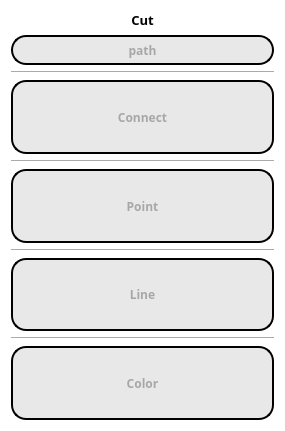
<?xml version="1.0" encoding="UTF-8"?>
<ui version="4.0">
 <class>CutForm</class>
 <widget class="QWidget" name="CutForm">
  <property name="geometry">
   <rect>
    <x>0</x>
    <y>0</y>
    <width>285</width>
    <height>431</height>
   </rect>
  </property>
  <property name="sizePolicy">
   <sizepolicy hsizetype="Preferred" vsizetype="Preferred">
    <horstretch>0</horstretch>
    <verstretch>0</verstretch>
   </sizepolicy>
  </property>
  <property name="windowTitle">
   <string>Form</string>
  </property>
  <property name="styleSheet">
   <string notr="true">background-color: rgb(255, 255, 255);</string>
  </property>
  <layout class="QGridLayout" name="gridLayout">
   <item row="0" column="0">
    <layout class="QVBoxLayout" name="verticalLayout_2" stretch="0,1">
     <item>
      <widget class="QLabel" name="label_3">
       <property name="font">
        <font>
         <family>Arial Black</family>
         <pointsize>10</pointsize>
         <weight>75</weight>
         <bold>true</bold>
        </font>
       </property>
       <property name="layoutDirection">
        <enum>Qt::LeftToRight</enum>
       </property>
       <property name="text">
        <string>Cut</string>
       </property>
       <property name="textFormat">
        <enum>Qt::AutoText</enum>
       </property>
       <property name="alignment">
        <set>Qt::AlignCenter</set>
       </property>
      </widget>
     </item>
     <item>
      <layout class="QVBoxLayout" name="verticalLayout">
       <item>
        <widget class="QToolButton" name="pathToolButton">
         <property name="sizePolicy">
          <sizepolicy hsizetype="Minimum" vsizetype="Fixed">
           <horstretch>0</horstretch>
           <verstretch>0</verstretch>
          </sizepolicy>
         </property>
         <property name="minimumSize">
          <size>
           <width>30</width>
           <height>30</height>
          </size>
         </property>
         <property name="font">
          <font>
           <family>Arial Black</family>
           <weight>75</weight>
           <bold>true</bold>
          </font>
         </property>
         <property name="styleSheet">
          <string notr="true">QToolButton
{
     background-color:rgb(232, 232, 232);
    color: #a7a7a7;
    border-radius: 15px;
	border: 2px solid rgb(0, 0, 0)
}

QToolButton:pressed
{
            color: rgb(12, 12, 255);
             border-radius: 15px;
                outline: 0;
                    background: 0 0;
                    border: 1px solid #000;
                    font-size: 16px;
                    line-height: 1.5;
                    padding: 12px 16px;
                    text-decoration: none;
                    white-space: nowrap;              
                
}
</string>
         </property>
         <property name="text">
          <string>path</string>
         </property>
         <property name="icon">
          <iconset>
           <normaloff>../../Users/KOSA/Desktop/image/path.png</normaloff>../../Users/KOSA/Desktop/image/path.png</iconset>
         </property>
         <property name="iconSize">
          <size>
           <width>30</width>
           <height>30</height>
          </size>
         </property>
         <property name="checkable">
          <bool>true</bool>
         </property>
         <property name="checked">
          <bool>false</bool>
         </property>
         <property name="toolButtonStyle">
          <enum>Qt::ToolButtonTextUnderIcon</enum>
         </property>
        </widget>
       </item>
       <item>
        <widget class="Line" name="line">
         <property name="orientation">
          <enum>Qt::Horizontal</enum>
         </property>
        </widget>
       </item>
       <item>
        <widget class="QToolButton" name="connectToolButton">
         <property name="sizePolicy">
          <sizepolicy hsizetype="Minimum" vsizetype="Minimum">
           <horstretch>0</horstretch>
           <verstretch>0</verstretch>
          </sizepolicy>
         </property>
         <property name="minimumSize">
          <size>
           <width>30</width>
           <height>30</height>
          </size>
         </property>
         <property name="font">
          <font>
           <family>Arial Black</family>
           <weight>75</weight>
           <bold>true</bold>
          </font>
         </property>
         <property name="styleSheet">
          <string notr="true">QToolButton
{
     background-color:rgb(232, 232, 232);
    color: #a7a7a7;
    border-radius: 15px;
	border: 2px solid rgb(0, 0, 0);
}

QToolButton:pressed
{
            color: rgb(12, 12, 255);
             border-radius: 15px;
                outline: 0;
                    background: 0 0;
                    border: 1px solid #000;
                    font-size: 16px;
                    line-height: 1.5;
                    padding: 12px 16px;
                    text-decoration: none;
                    white-space: nowrap;              
                
}
</string>
         </property>
         <property name="text">
          <string>Connect</string>
         </property>
         <property name="icon">
          <iconset>
           <normaloff>../../Users/KOSA/Desktop/image/Connect.png</normaloff>../../Users/KOSA/Desktop/image/Connect.png</iconset>
         </property>
         <property name="iconSize">
          <size>
           <width>30</width>
           <height>30</height>
          </size>
         </property>
         <property name="toolButtonStyle">
          <enum>Qt::ToolButtonTextUnderIcon</enum>
         </property>
        </widget>
       </item>
       <item>
        <widget class="Line" name="line_2">
         <property name="orientation">
          <enum>Qt::Horizontal</enum>
         </property>
        </widget>
       </item>
       <item>
        <widget class="QToolButton" name="hideToolButton">
         <property name="sizePolicy">
          <sizepolicy hsizetype="Minimum" vsizetype="Minimum">
           <horstretch>0</horstretch>
           <verstretch>0</verstretch>
          </sizepolicy>
         </property>
         <property name="minimumSize">
          <size>
           <width>30</width>
           <height>30</height>
          </size>
         </property>
         <property name="font">
          <font>
           <family>Arial Black</family>
           <weight>75</weight>
           <bold>true</bold>
          </font>
         </property>
         <property name="styleSheet">
          <string notr="true">QToolButton
{
     background-color:rgb(232, 232, 232);
    color: #a7a7a7;
    border-radius: 15px;
	border: 2px solid rgb(0, 0, 0);
}

QToolButton:pressed
{
            color: rgb(12, 12, 255);
             border-radius: 15px;
                outline: 0;
                    background: 0 0;
                    border: 1px solid #000;
                    font-size: 16px;
                    line-height: 1.5;
                    padding: 12px 16px;
                    text-decoration: none;
                    white-space: nowrap;              
                
}
</string>
         </property>
         <property name="text">
          <string>Point</string>
         </property>
         <property name="icon">
          <iconset>
           <normaloff>../../Users/KOSA/Desktop/image/Dot.png</normaloff>../../Users/KOSA/Desktop/image/Dot.png</iconset>
         </property>
         <property name="iconSize">
          <size>
           <width>30</width>
           <height>30</height>
          </size>
         </property>
         <property name="toolButtonStyle">
          <enum>Qt::ToolButtonTextUnderIcon</enum>
         </property>
        </widget>
       </item>
       <item>
        <widget class="Line" name="line_3">
         <property name="orientation">
          <enum>Qt::Horizontal</enum>
         </property>
        </widget>
       </item>
       <item>
        <widget class="QToolButton" name="toolButton_4">
         <property name="sizePolicy">
          <sizepolicy hsizetype="Minimum" vsizetype="Minimum">
           <horstretch>0</horstretch>
           <verstretch>0</verstretch>
          </sizepolicy>
         </property>
         <property name="minimumSize">
          <size>
           <width>30</width>
           <height>30</height>
          </size>
         </property>
         <property name="font">
          <font>
           <family>Arial Black</family>
           <weight>75</weight>
           <bold>true</bold>
          </font>
         </property>
         <property name="styleSheet">
          <string notr="true">QToolButton
{
     background-color:rgb(232, 232, 232);
    color: #a7a7a7;
    border-radius: 15px;
	border: 2px solid rgb(0, 0, 0);
}

QToolButton:pressed
{
            color: rgb(12, 12, 255);
             border-radius: 15px;
                outline: 0;
                    background: 0 0;
                    border: 1px solid #000;
                    font-size: 16px;
                    line-height: 1.5;
                    padding: 12px 16px;
                    text-decoration: none;
                    white-space: nowrap;              
                
}
</string>
         </property>
         <property name="text">
          <string>Line</string>
         </property>
         <property name="icon">
          <iconset>
           <normaloff>../../Users/KOSA/Desktop/image/Line.png</normaloff>../../Users/KOSA/Desktop/image/Line.png</iconset>
         </property>
         <property name="iconSize">
          <size>
           <width>30</width>
           <height>30</height>
          </size>
         </property>
         <property name="toolButtonStyle">
          <enum>Qt::ToolButtonTextUnderIcon</enum>
         </property>
        </widget>
       </item>
       <item>
        <widget class="Line" name="line_4">
         <property name="orientation">
          <enum>Qt::Horizontal</enum>
         </property>
        </widget>
       </item>
       <item>
        <widget class="QToolButton" name="colorToolButton">
         <property name="sizePolicy">
          <sizepolicy hsizetype="Minimum" vsizetype="Minimum">
           <horstretch>0</horstretch>
           <verstretch>0</verstretch>
          </sizepolicy>
         </property>
         <property name="minimumSize">
          <size>
           <width>30</width>
           <height>30</height>
          </size>
         </property>
         <property name="font">
          <font>
           <family>Arial Black</family>
           <weight>75</weight>
           <bold>true</bold>
          </font>
         </property>
         <property name="styleSheet">
          <string notr="true">QToolButton
{
     background-color:rgb(232, 232, 232);
    color: #a7a7a7;
    border-radius: 15px;
	border: 2px solid rgb(0, 0, 0);
}

QToolButton:pressed
{
            color: rgb(12, 12, 255);
             border-radius: 15px;
                outline: 0;
                    background: 0 0;
                    border: 1px solid #000;
                    font-size: 16px;
                    line-height: 1.5;
                    padding: 12px 16px;
                    text-decoration: none;
                    white-space: nowrap;              
                
}
</string>
         </property>
         <property name="text">
          <string>Color</string>
         </property>
         <property name="icon">
          <iconset>
           <normaloff>../../Users/KOSA/Desktop/image/LightColor.png</normaloff>../../Users/KOSA/Desktop/image/LightColor.png</iconset>
         </property>
         <property name="iconSize">
          <size>
           <width>30</width>
           <height>30</height>
          </size>
         </property>
         <property name="toolButtonStyle">
          <enum>Qt::ToolButtonTextUnderIcon</enum>
         </property>
        </widget>
       </item>
      </layout>
     </item>
    </layout>
   </item>
  </layout>
 </widget>
 <resources/>
 <connections/>
</ui>
